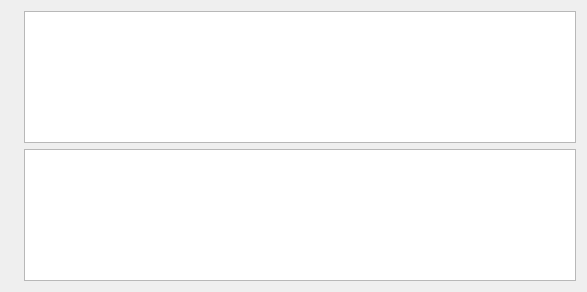
<?xml version="1.0" encoding="UTF-8"?>
<ui version="4.0">
 <class>ServiceInfoWidget</class>
 <widget class="QWidget" name="ServiceInfoWidget">
  <property name="enabled">
   <bool>true</bool>
  </property>
  <property name="geometry">
   <rect>
    <x>0</x>
    <y>0</y>
    <width>587</width>
    <height>292</height>
   </rect>
  </property>
  <property name="windowTitle">
   <string>Concert Service Info</string>
  </property>
  <layout class="QVBoxLayout" name="masterInfoLayout" stretch="0">
   <item>
    <layout class="QHBoxLayout" name="horizontalLayout">
     <item>
      <layout class="QVBoxLayout" name="verticalLayout_2">
       <item>
        <widget class="QLabel" name="app_icon2">
         <property name="text">
          <string/>
         </property>
        </widget>
       </item>
       <item>
        <widget class="QLabel" name="app_icon">
         <property name="text">
          <string/>
         </property>
        </widget>
       </item>
      </layout>
     </item>
     <item>
      <layout class="QVBoxLayout" name="verticalLayout_3">
       <item>
        <widget class="QPlainTextEdit" name="app_info"/>
       </item>
       <item>
        <widget class="QPlainTextEdit" name="app_info2"/>
       </item>
      </layout>
     </item>
    </layout>
   </item>
  </layout>
 </widget>
 <resources/>
 <connections/>
</ui>
